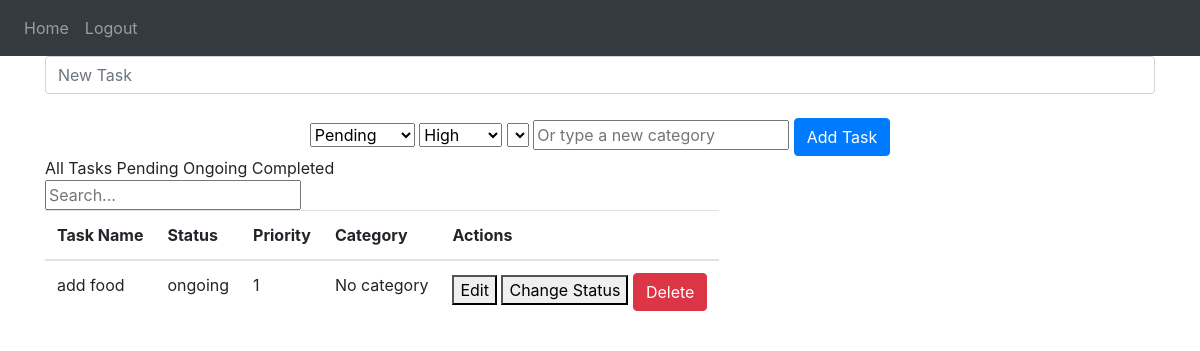
Screenshot of / (signed in) with the database file from the repository.
### website/models.py (models this page shows)
class Note(db.Model):
    id = db.Column(db.Integer, primary_key=True)
    data = db.Column(db.String(1000))
    date = db.Column(db.DateTime(timezone=True), default=func.now())
    user_id = db.Column(db.Integer, db.ForeignKey('user.id'))
    category_id = db.Column(db.Integer, db.ForeignKey('category.id'), nullable=True)
    status = db.Column(db.String(50), nullable=False, default='pending')
    priority = db.Column(db.Integer, nullable=False, default=3)
    is_archived = db.Column(db.Boolean, default=False)

### website/views.py (the view, shortened to what this page needs)
@views.route('/', methods=['GET', 'POST'])
@login_required
def home():
    return render_template("home.html", user=current_user)

### website/__init__.py (called while the page is built)
def create_app():
    app = Flask(__name__)
    app.config['SECRET_KEY'] = 'SFDSDFSFSDFSFSDSFDSFSFSFS'
    app.config['SQLALCHEMY_DATABASE_URI'] = f'sqlite:///{DB_NAME}'
    app.config["DEBUG"] = True
    db.init_app(app)
    migrate.init_app(app, db)
    from .views import views
    from .auth import auth
    app.register_blueprint(views, url_prefix='/')
    app.register_blueprint(auth, url_prefix='/')
    from .models import User, Note
    with app.app_context():
        db.create_all()
    login_manager = LoginManager()
    login_manager.login_view = 'auth.login'
    login_manager.init_app(app)
    @login_manager.user_loader
    def load_user(id):
        return User.query.get(int(id))
    return app

### website/templates/home.html (shortened to what this page needs)
{% extends "base.html" %}
{% block content %}
<head>
</head>
<div class="jaribu">
  <form method="POST">
    <input type="text" name="note" id="note" class="form-control" placeholder="New Task" />
    <br />
    <div align="center">
      <select name="status">
        <option value="pending">Pending</option>
      </select>
      <select name="priority" id="priority-select">
        <option value="1">High</option>
      </select>
      <select name="category_id">
      </select>
      <input type="text" name="new_category" placeholder="Or type a new category">
      <button type="submit" class="btn btn-primary">Add Task</button>
    </div>
  </form>
</div>
<div class="ui pointing menu">
  <a class="item" onclick="filterTasks('all')">All Tasks</a>
  <a class="item" onclick="filterTasks('pending')">Pending</a>
  <a class="item" onclick="filterTasks('ongoing')">Ongoing</a>
  <a class="item" onclick="filterTasks('completed')">Completed</a>
  <div class="right menu">
    <div class="item">
      <div class="ui transparent icon input">
        <input type="text" placeholder="Search...">
      </div>
    </div>
  </div>
</div>
<div class="ui segment" style="display: flex;">
  <div class="ui bottom attached segment active tab" id="task-content">
    <table class="ui celled table">
      <thead>
        <tr>
          <th>Task Name</th>
          <th>Status</th>
          <th>Priority</th>
          <th>Category</th>
          <th>Actions</th>
        </tr>
      </thead>
      <tbody id="notes">
        {% for note in user.notes %}
        <tr>
          <td>{{ note.data }}</td>
          <td>{{ note.status }}</td>
          <td>{{ note.priority }}</td>
          <td>{{ note.category.name if note.category else 'No category' }}</td>
          <td>
            <button type="button" onclick="editTask({{ note.id }})">Edit</button>
            <button type="button" onclick="changeStatus({{ note.id }}, '{{ note.status }}')">Change Status</button>
            <button type="button" class="btn btn-danger" onclick="deleteTask({{ note.id }})">Delete</button>
          </td>
        </tr>
        {% endfor %}
      </tbody>
    </table>
  </div>
</div>
  {% endblock %}

### rows the page displays
Note: data "add food", status "ongoing", priority "1", category "No category"
